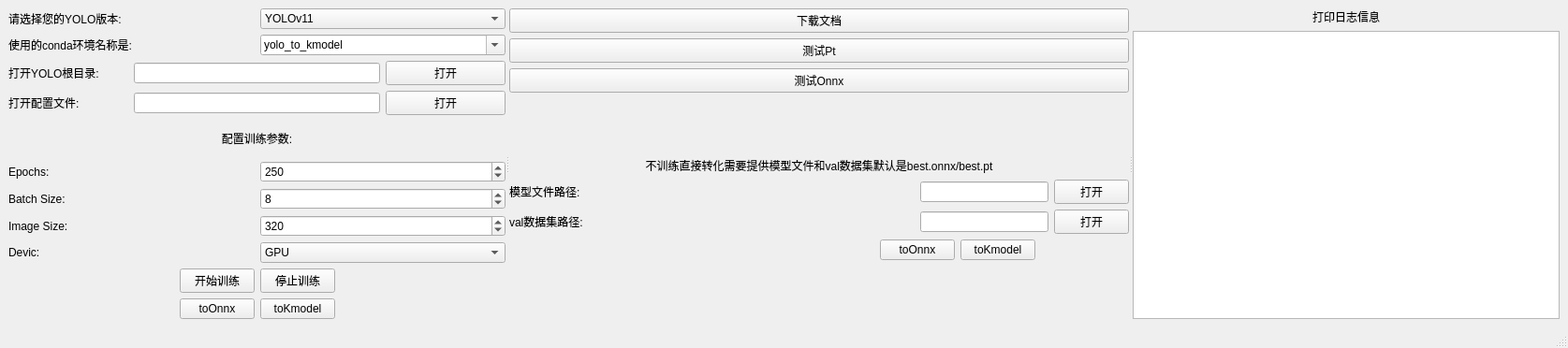
<?xml version="1.0" encoding="UTF-8"?>
<ui version="4.0">
 <class>yoloControl</class>
 <widget class="QMainWindow" name="yoloControl">
  <property name="geometry">
   <rect>
    <x>0</x>
    <y>0</y>
    <width>1675</width>
    <height>372</height>
   </rect>
  </property>
  <property name="windowTitle">
   <string>简易训练工具</string>
  </property>
  <widget class="QWidget" name="centralwidget">
   <layout class="QHBoxLayout" name="horizontalLayout_5">
    <item>
     <widget class="QSplitter" name="splitter_2">
      <property name="orientation">
       <enum>Qt::Orientation::Horizontal</enum>
      </property>
      <widget class="QWidget" name="layoutWidget">
       <layout class="QVBoxLayout" name="verticalLayout_3">
        <item>
         <layout class="QGridLayout" name="gridLayout_4">
          <item row="0" column="0" colspan="2">
           <widget class="QLabel" name="label">
            <property name="text">
             <string>请选择您的YOLO版本: </string>
            </property>
            <property name="alignment">
             <set>Qt::AlignmentFlag::AlignLeading|Qt::AlignmentFlag::AlignLeft|Qt::AlignmentFlag::AlignVCenter</set>
            </property>
           </widget>
          </item>
          <item row="1" column="0" colspan="2">
           <widget class="QLabel" name="label_9">
            <property name="text">
             <string>使用的conda环境名称是:</string>
            </property>
            <property name="alignment">
             <set>Qt::AlignmentFlag::AlignLeading|Qt::AlignmentFlag::AlignLeft|Qt::AlignmentFlag::AlignVCenter</set>
            </property>
           </widget>
          </item>
          <item row="1" column="2" colspan="2">
           <widget class="QComboBox" name="m_comEvnName">
            <property name="editable">
             <bool>true</bool>
            </property>
            <item>
             <property name="text">
              <string>yolo_to_kmodel</string>
             </property>
            </item>
           </widget>
          </item>
          <item row="2" column="0">
           <widget class="QLabel" name="label_2">
            <property name="text">
             <string>打开YOLO根目录:</string>
            </property>
            <property name="alignment">
             <set>Qt::AlignmentFlag::AlignLeading|Qt::AlignmentFlag::AlignLeft|Qt::AlignmentFlag::AlignVCenter</set>
            </property>
           </widget>
          </item>
          <item row="2" column="1" colspan="2">
           <widget class="QLineEdit" name="m_lineYoloPath"/>
          </item>
          <item row="2" column="3">
           <widget class="QPushButton" name="m_btnYoloOpen">
            <property name="text">
             <string>打开</string>
            </property>
           </widget>
          </item>
          <item row="3" column="0">
           <widget class="QLabel" name="label_3">
            <property name="text">
             <string>打开配置文件:</string>
            </property>
            <property name="alignment">
             <set>Qt::AlignmentFlag::AlignLeading|Qt::AlignmentFlag::AlignLeft|Qt::AlignmentFlag::AlignVCenter</set>
            </property>
           </widget>
          </item>
          <item row="3" column="1" colspan="2">
           <widget class="QLineEdit" name="m_lineYamlPath"/>
          </item>
          <item row="3" column="3">
           <widget class="QPushButton" name="m_btnYamlOpen">
            <property name="text">
             <string>打开</string>
            </property>
           </widget>
          </item>
          <item row="0" column="2" colspan="2">
           <widget class="QComboBox" name="m_comVersion">
            <item>
             <property name="text">
              <string>YOLOv11</string>
             </property>
            </item>
            <item>
             <property name="text">
              <string>YOLOv8</string>
             </property>
            </item>
            <item>
             <property name="text">
              <string>YOLOv5</string>
             </property>
            </item>
           </widget>
          </item>
         </layout>
        </item>
        <item>
         <layout class="QVBoxLayout" name="verticalLayout_2">
          <item>
           <widget class="QLabel" name="label_4">
            <property name="frameShadow">
             <enum>QFrame::Shadow::Sunken</enum>
            </property>
            <property name="text">
             <string>配置训练参数:</string>
            </property>
            <property name="alignment">
             <set>Qt::AlignmentFlag::AlignCenter</set>
            </property>
           </widget>
          </item>
          <item>
           <layout class="QGridLayout" name="gridLayout_3">
            <item row="0" column="0">
             <widget class="QLabel" name="label_5">
              <property name="text">
               <string>Epochs:</string>
              </property>
              <property name="alignment">
               <set>Qt::AlignmentFlag::AlignLeading|Qt::AlignmentFlag::AlignLeft|Qt::AlignmentFlag::AlignVCenter</set>
              </property>
             </widget>
            </item>
            <item row="0" column="1">
             <widget class="QSpinBox" name="m_spinEpochs">
              <property name="maximum">
               <number>1000000</number>
              </property>
              <property name="value">
               <number>250</number>
              </property>
             </widget>
            </item>
            <item row="1" column="0">
             <widget class="QLabel" name="label_6">
              <property name="text">
               <string>Batch Size:</string>
              </property>
              <property name="alignment">
               <set>Qt::AlignmentFlag::AlignLeading|Qt::AlignmentFlag::AlignLeft|Qt::AlignmentFlag::AlignVCenter</set>
              </property>
             </widget>
            </item>
            <item row="1" column="1">
             <widget class="QSpinBox" name="m_spinBatchSize">
              <property name="maximum">
               <number>1000000</number>
              </property>
              <property name="value">
               <number>8</number>
              </property>
             </widget>
            </item>
            <item row="2" column="0">
             <widget class="QLabel" name="label_7">
              <property name="text">
               <string>Image Size:</string>
              </property>
              <property name="alignment">
               <set>Qt::AlignmentFlag::AlignLeading|Qt::AlignmentFlag::AlignLeft|Qt::AlignmentFlag::AlignVCenter</set>
              </property>
             </widget>
            </item>
            <item row="2" column="1">
             <widget class="QSpinBox" name="m_spinImageSize">
              <property name="maximum">
               <number>1000000</number>
              </property>
              <property name="value">
               <number>320</number>
              </property>
             </widget>
            </item>
            <item row="3" column="0">
             <widget class="QLabel" name="label_8">
              <property name="text">
               <string>Devic:</string>
              </property>
              <property name="alignment">
               <set>Qt::AlignmentFlag::AlignLeading|Qt::AlignmentFlag::AlignLeft|Qt::AlignmentFlag::AlignVCenter</set>
              </property>
             </widget>
            </item>
            <item row="3" column="1">
             <widget class="QComboBox" name="m_comboDevice">
              <item>
               <property name="text">
                <string>GPU</string>
               </property>
              </item>
              <item>
               <property name="text">
                <string>CPU</string>
               </property>
              </item>
             </widget>
            </item>
           </layout>
          </item>
         </layout>
        </item>
        <item>
         <layout class="QGridLayout" name="gridLayout">
          <item row="0" column="0">
           <spacer name="horizontalSpacer">
            <property name="orientation">
             <enum>Qt::Orientation::Horizontal</enum>
            </property>
            <property name="sizeHint" stdset="0">
             <size>
              <width>40</width>
              <height>20</height>
             </size>
            </property>
           </spacer>
          </item>
          <item row="0" column="1">
           <widget class="QPushButton" name="m_btnTrainPt">
            <property name="text">
             <string>开始训练</string>
            </property>
           </widget>
          </item>
          <item row="0" column="2">
           <widget class="QPushButton" name="m_btnStop">
            <property name="text">
             <string>停止训练</string>
            </property>
           </widget>
          </item>
          <item row="0" column="3">
           <spacer name="horizontalSpacer_2">
            <property name="orientation">
             <enum>Qt::Orientation::Horizontal</enum>
            </property>
            <property name="sizeHint" stdset="0">
             <size>
              <width>40</width>
              <height>20</height>
             </size>
            </property>
           </spacer>
          </item>
          <item row="1" column="0">
           <spacer name="horizontalSpacer_3">
            <property name="orientation">
             <enum>Qt::Orientation::Horizontal</enum>
            </property>
            <property name="sizeHint" stdset="0">
             <size>
              <width>40</width>
              <height>20</height>
             </size>
            </property>
           </spacer>
          </item>
          <item row="1" column="1">
           <widget class="QPushButton" name="m_btn2Onnx">
            <property name="text">
             <string>toOnnx</string>
            </property>
           </widget>
          </item>
          <item row="1" column="2">
           <widget class="QPushButton" name="m_btn2Kmodel">
            <property name="text">
             <string>toKmodel</string>
            </property>
           </widget>
          </item>
          <item row="1" column="3">
           <spacer name="horizontalSpacer_4">
            <property name="orientation">
             <enum>Qt::Orientation::Horizontal</enum>
            </property>
            <property name="sizeHint" stdset="0">
             <size>
              <width>40</width>
              <height>20</height>
             </size>
            </property>
           </spacer>
          </item>
         </layout>
        </item>
       </layout>
      </widget>
      <widget class="QSplitter" name="splitter">
       <property name="orientation">
        <enum>Qt::Orientation::Horizontal</enum>
       </property>
       <widget class="QWidget" name="layoutWidget">
        <layout class="QVBoxLayout" name="verticalLayout">
         <item>
          <widget class="QPushButton" name="m_btnDownload">
           <property name="text">
            <string>下载文档</string>
           </property>
          </widget>
         </item>
         <item>
          <widget class="QPushButton" name="m_btnTestPt">
           <property name="text">
            <string>测试Pt</string>
           </property>
          </widget>
         </item>
         <item>
          <widget class="QPushButton" name="m_btnTestOnnx">
           <property name="text">
            <string>测试Onnx</string>
           </property>
          </widget>
         </item>
         <item>
          <spacer name="verticalSpacer">
           <property name="orientation">
            <enum>Qt::Orientation::Vertical</enum>
           </property>
           <property name="sizeHint" stdset="0">
            <size>
             <width>20</width>
             <height>40</height>
            </size>
           </property>
          </spacer>
         </item>
         <item>
          <widget class="QLabel" name="label_11">
           <property name="text">
            <string>不训练直接转化需要提供模型文件和val数据集默认是best.onnx/best.pt</string>
           </property>
           <property name="alignment">
            <set>Qt::AlignmentFlag::AlignCenter</set>
           </property>
          </widget>
         </item>
         <item>
          <layout class="QGridLayout" name="gridLayout_2">
           <item row="0" column="0" colspan="2">
            <widget class="QLabel" name="label_12">
             <property name="text">
              <string>模型文件路径:</string>
             </property>
            </widget>
           </item>
           <item row="0" column="2" colspan="3">
            <widget class="QLineEdit" name="m_linePtPath"/>
           </item>
           <item row="0" column="5">
            <widget class="QPushButton" name="m_btnPtOpen">
             <property name="text">
              <string>打开</string>
             </property>
            </widget>
           </item>
           <item row="1" column="0" colspan="2">
            <widget class="QLabel" name="label_13">
             <property name="text">
              <string>val数据集路径:</string>
             </property>
            </widget>
           </item>
           <item row="1" column="2" colspan="3">
            <widget class="QLineEdit" name="m_lineValPath"/>
           </item>
           <item row="1" column="5">
            <widget class="QPushButton" name="m_btnValOpen">
             <property name="text">
              <string>打开</string>
             </property>
            </widget>
           </item>
           <item row="2" column="0">
            <spacer name="horizontalSpacer_5">
             <property name="orientation">
              <enum>Qt::Orientation::Horizontal</enum>
             </property>
             <property name="sizeHint" stdset="0">
              <size>
               <width>40</width>
               <height>20</height>
              </size>
             </property>
            </spacer>
           </item>
           <item row="2" column="1" colspan="2">
            <widget class="QPushButton" name="m_btnDir2Onnx">
             <property name="text">
              <string>toOnnx</string>
             </property>
            </widget>
           </item>
           <item row="2" column="3">
            <widget class="QPushButton" name="m_Dir2Kmodel">
             <property name="text">
              <string>toKmodel</string>
             </property>
            </widget>
           </item>
           <item row="2" column="4" colspan="2">
            <spacer name="horizontalSpacer_6">
             <property name="orientation">
              <enum>Qt::Orientation::Horizontal</enum>
             </property>
             <property name="sizeHint" stdset="0">
              <size>
               <width>40</width>
               <height>20</height>
              </size>
             </property>
            </spacer>
           </item>
          </layout>
         </item>
         <item>
          <spacer name="verticalSpacer_2">
           <property name="orientation">
            <enum>Qt::Orientation::Vertical</enum>
           </property>
           <property name="sizeHint" stdset="0">
            <size>
             <width>20</width>
             <height>40</height>
            </size>
           </property>
          </spacer>
         </item>
        </layout>
       </widget>
       <widget class="QWidget" name="layoutWidget">
        <layout class="QVBoxLayout" name="verticalLayout_4">
         <item>
          <widget class="QLabel" name="label_10">
           <property name="text">
            <string>打印日志信息</string>
           </property>
           <property name="alignment">
            <set>Qt::AlignmentFlag::AlignCenter</set>
           </property>
          </widget>
         </item>
         <item>
          <widget class="QTextEdit" name="m_editLog">
           <property name="readOnly">
            <bool>true</bool>
           </property>
          </widget>
         </item>
        </layout>
       </widget>
      </widget>
     </widget>
    </item>
   </layout>
  </widget>
  <widget class="QStatusBar" name="statusbar"/>
 </widget>
 <resources/>
 <connections/>
</ui>
